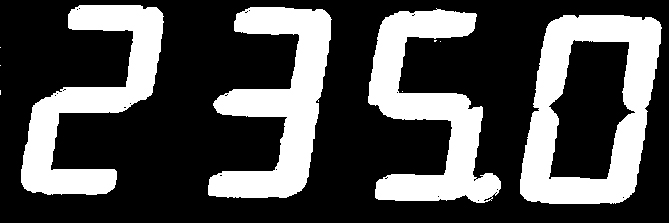
#> input picture data/experiment2/bg.jpg, 669 x 223 px
$ python experiment_2.py
#> lines starting #> are read from the running program, lines starting #| are printed output that depends on the picture
### lib/dbtool.py
#!/usr/bin/env python
# coding=utf-8
import numpy as np
import cv2
import math
import pylab as plt
from numpy import linalg as la
import  scipy
from scipy import signal

import numpy as np
import cv2
import math
import pylab as plt
from numpy import linalg as la
import  scipy
from scipy import signal
import os
# 代匹配的特征向量 维度为n*64
# [20 lines left out: function get_feature, not called in this run]


## 定义差值距离
def diff_num(vec1, vec2):
    return np.linalg.norm(vec1 - vec2);

# [101 lines left out: functions cosSimilar, cosSimilar_2, cnn_conv, cnn_conv_new, cnn_conv_new_2, cnn_conv_ff and 2 more, not called in this run]


def drwabox(img_bg ,one_apoint, color,font):
    cv2.rectangle(img_bg, (one_apoint[0], one_apoint[1]), (one_apoint[2], one_apoint[3]), color, font)
    return img_bg;

def resize(image, width=None, height=None, inter=cv2.INTER_AREA):

    # 初始化缩放比例，并获取图像尺寸
    dim = None
    (h, w) = image.shape[:2]

    # 如果宽度和高度均为0，则返回原图
    if width is None and height is None:
        return image


    # 宽度是0
    if width is None:
        # 则根据高度计算缩放比例
        height = int(height)
        r = height / float(h)
        dim = (int(w * r), height)

    # 如果高度为0
    else:
        # 根据宽度计算缩放比例

        width = int(width)
        r = width / float(w)
        dim = (width, int(h * r))

    # 缩放图像
    resized = cv2.resize(image, dim, interpolation=inter)

    # 返回缩放后的图像
    return resized
# 计算显著区域，提高搜索速度
def ComputeSaliencyMap():
    pass


# [33 lines left out: function py_cpu_nms, not called in this run]

def get_value(maxtix,x1,y1,x2,y2):
   return  maxtix[x2][y2]+maxtix[x1-1][y1-1]-maxtix[x2][y1-1]-maxtix[x1-1][y2];


# [80 lines left out: functions calc_bg_norm, fftconvle, hisEqulColor, normalization_n, normalization, mypredict and 3 more, not called in this run]

def save_img(dir, name, mat):
    cv2.imwrite(os.path.join(dir,name), mat)

# [24 lines left out: functions constuct, resturct_w, not called in this run]

### experiment_2.py
## d读取数据验证 RGB hsv YIQ空间的泛化能力
import sys
sys.path.append('''.\lib''')
import dbtool
import cv2
import matplotlib
import matplotlib.pyplot as plt
from mpl_toolkits.mplot3d import Axes3D
from matplotlib import rc
import os
def extra(fileName, templet):
    imgsrc =  cv2.imread(fileName);
    imgsrc = dbtool.resize(imgsrc, imgsrc.shape[1] / 16);
    # equ_src = dbtool.hisEqulColor(imgsrc.copy())
    equ_src = imgsrc
    HSV_src = cv2.cvtColor(equ_src, cv2.COLOR_BGR2HSV)
    YUV_src = cv2.cvtColor(equ_src, cv2.COLOR_BGR2YCrCb)
    return equ_src.reshape(-1, 3)[templet != 0], HSV_src.reshape(-1, 3)[templet != 0], YUV_src.reshape(-1, 3)[templet != 0]

def extra_bg(fileName):
    img_bg = cv2.imread(fileName, 0);
    img_bg = dbtool.resize(img_bg, img_bg.shape[1] / 16);
    mask = img_bg.reshape(-1);
    return mask

list_img = [['data/experiment2/src.jpg','data/experiment2/bg.jpg'],[ 'data/experiment2/src2.jpg','data/experiment2/bg2.jpg']]
list_title = ["HS","UV"]

list_color = ['r', 'g', 'b']
list_name = ['Nomal', 'light', 'black']
list_resutl = [ extra(fileName[0], extra_bg(fileName[1])) for fileName in list_img]
#> in extra_bg, img_bg is the input picture: shape (223, 669); min 0, max 255, mean 78.7
#> in extra_bg, `mask = img_bg.reshape(-1);`: mask = 533 values, max 255 at index 60, min 0 at index 0, mean 78.75
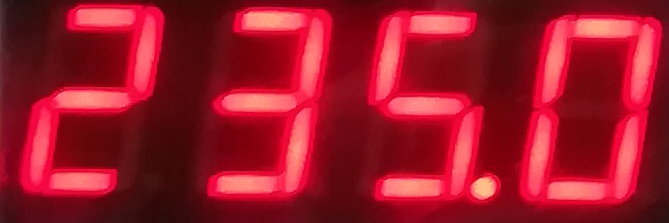
#> input picture data/experiment2/src.jpg, 669 x 223 px
#> in extra, imgsrc is the input picture: shape (223, 669, 3); mean B, G, R 40.4, 23.2, 155.2
#> call 2 of extra_bg, with fileName = 'data/experiment2/bg2.jpg'
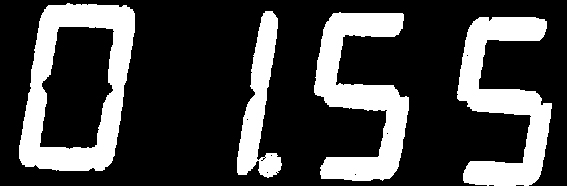
#> input picture data/experiment2/bg2.jpg, 567 x 186 px
#> in extra_bg, img_bg is the input picture: shape (186, 567); min 0, max 255, mean 65.8
#> in extra_bg (call 2), `mask = img_bg.reshape(-1);`: mask = 385 values, max 255 at index 56, min 0 at index 0, mean 65.83
#> call 2 of extra, with fileName = 'data/experiment2/src2.jpg', templet = array of shape (385,)
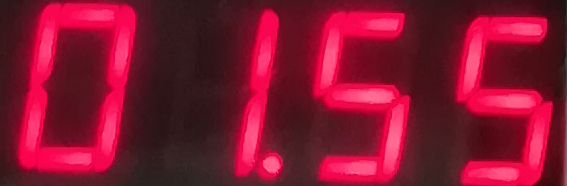
#> input picture data/experiment2/src2.jpg, 567 x 186 px
#> in extra, imgsrc is the input picture: shape (186, 567, 3); mean B, G, R 48.1, 21.2, 131.2
#> list_resutl = 2 items

rc('font', **{'family': 'sans-serif', 'sans-serif': ['Arial'], 'size': 8})
params = {'text.usetex': False, 'mathtext.fontset': 'stixsans'}
model_dir = 'model/experiment2'
pic_dir = 'pic/experiment2'
data_dir = 'data/experiment2'
if not os.path.exists(model_dir):
    os.makedirs(model_dir)
if not os.path.exists(pic_dir):
    os.makedirs(pic_dir)


##开始画图
plt.figure(figsize=(6, 2.8))
plt.rcParams.update(params)
ax = plt.subplot(121);
ax.set_title("HS")
x1 = ax.scatter(list_resutl[0][1][:,0], list_resutl[0][1][:,1], c='r',label = "src",s=25,alpha=0.4,marker='o')  # 绘制数据点
x2 = ax.scatter(list_resutl[1][1][:,0], list_resutl[1][1][:,1], c='b',label = "src1",s=25,alpha=0.4,marker='o')  # 绘制数据点
ax.set_xlim(0,255)
ax.set_ylim(0,255)
ax.set_xlabel('H')
ax.set_ylabel('S')
ax.legend(["src","src1"])
ax = plt.subplot(122);
ax.set_title("UV")
ax.scatter(list_resutl[0][2][:,1], list_resutl[0][2][:,2], c='r',label = "src",s=25,alpha=0.4,marker='o')  # 绘制数据点
ax.scatter(list_resutl[1][2][:,1], list_resutl[1][2][:,2], c='b',label = "src1",s=25,alpha=0.4,marker='o')  # 绘制数据点
ax.set_xlim(0,255)
ax.set_ylim(0,255)
ax.set_xlabel('U')
ax.set_ylabel('V')
ax.legend(["src","src1"])
plt.subplots_adjust(right=0.9, left=0.1, bottom=0.15, top=0.9, wspace=0.2, hspace=0.3)
plt.savefig(os.path.join(pic_dir, "result2.png"))
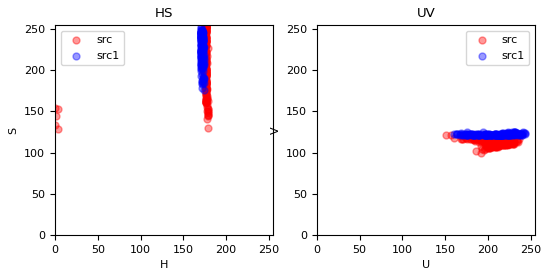
#> figure drawn by matplotlib, 2 panels
plt.savefig(os.path.join(pic_dir, "result2.png"))
plt.show()
